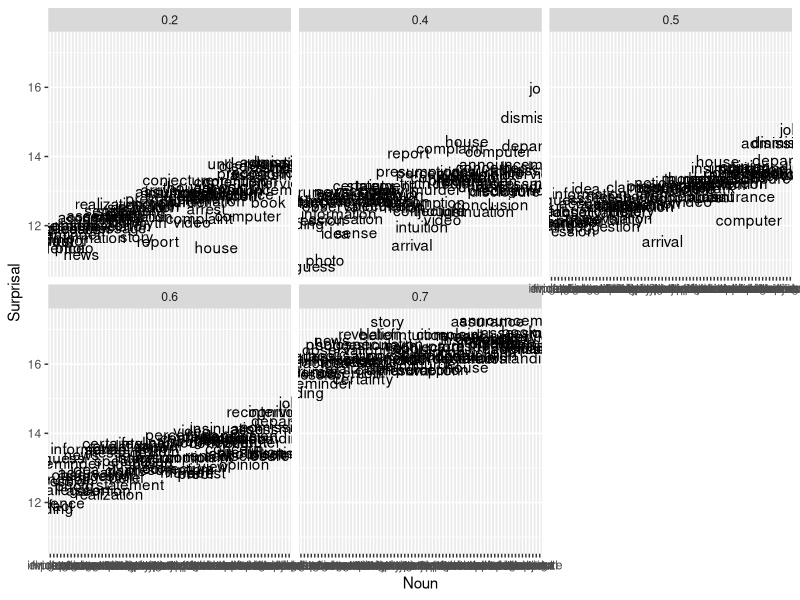

This figure's R source: (Note: this script raises an error after producing the figure.)
library(tidyr)
library(dplyr)



data = read.csv("averages_Coher.tsv", quote='"', sep="\t")



library(ggplot2)


library(lme4)


dataM = data %>% group_by(deletion_rate, Noun) %>% summarise(Surprisal = mean(Surprisal))

dataM2 = data %>% group_by(Noun) %>% summarise(Surprisal = mean(Surprisal))
dataM2 = dataM2[order(dataM2$Surprisal),]

dataM$Noun = factor(dataM$Noun, levels=dataM2$Noun)

plot = ggplot(dataM, aes(x=Noun, y=Surprisal)) + geom_text(aes(label=Noun)) + facet_wrap(~deletion_rate)
write.csv(dataM2, file="output/analyze_Coher.R")



data = data %>% select(-Condition.C) %>% pivot_wider(names_from=c(Condition), values_from=c(Surprisal, ThatFraction))

data$SurpDiff = data$Surprisal_g-data$Surprisal_u
data$ThatDiff = data$ThatFraction_g-data$ThatFraction_u

######################################################
# This seems like a good version for visualizing it



dataGrid = dataNormJudg %>% filter(Region %in% c("V2_0", "V2_1", "V1_0","V1_1", "EOS_0")) %>% group_by(deletion_rate, predictability_weight, Noun, RatioSC, Condition, ID) %>% summarise(Surprisal = sum(Surprisal)) %>% mutate(SurprisalLogLikRatio = (Surprisal) - (ifelse(Condition == "u", 25.7, 43)))

tValues = data.frame()
for(deletion_rate_ in unique(dataNormJudg$deletion_rate)) {
  for(predictability_weight_ in unique(dataNormJudg$predictability_weight)) {
          d2 = dataGrid %>% filter(deletion_rate==deletion_rate_, predictability_weight==predictability_weight_)
	  d2$RatioSC.C = d2$RatioSC-mean(d2$RatioSC, na.rm=TRUE)
	  d2$Condition.C = (d2$Condition=="u")-0.5

          if(nrow(d2) > 1) {
                  if(length(unique(d2$ID)) > 1) {
          tValue = coef(summary(lmer(SurprisalLogLikRatio ~ RatioSC.C*Condition.C + (1+Condition.C|Noun) + (1+RatioSC+RatioSC.C*Condition.C+Condition.C|ID), data=d2 %>% mutate(ID=as.factor(ID)))))[4,3]
                  } else {
          tValue = coef(summary(lm(SurprisalLogLikRatio ~ RatioSC.C*Condition.C, data=d2 %>% mutate(ID=as.factor(ID)))))[4,3]
                  }
          tValues = rbind(tValues, data.frame(predictability_weight=c(predictability_weight_), deletion_rate=c(deletion_rate_), tValue=c(paste("t =",round(tValue, 4)))))
	  }
}
}


dataGrid = dataGrid %>% group_by(deletion_rate, predictability_weight, Noun, RatioSC, Condition) %>% summarise(SurprisalLogLikRatio = mean(SurprisalLogLikRatio))

dataGridNorm = dataGrid %>% group_by(deletion_rate, predictability_weight) %>% summarise(MeanSurprisalLogLikRatio = mean(SurprisalLogLikRatio), SDSurprisalLogLikRatio = sd(SurprisalLogLikRatio))
dataGrid = merge(dataGrid, dataGridNorm, by=c("deletion_rate", "predictability_weight"))
ggplot(dataGrid, aes(x=RatioSC, y=(SurprisalLogLikRatio - MeanSurprisalLogLikRatio)/SDSurprisalLogLikRatio, group=Condition, color=Condition)) + geom_smooth(method='lm') + theme_bw() + geom_point() + geom_label(data=tValues, aes(x=-2, y=0, label=tValue, group=NA, color=NA)) + facet_grid(deletion_rate~predictability_weight, scales="free") + xlab("log P(SC|the NOUN)") + ylab("Predicted Ratings")
ggsave("figures/logLikelihoodRatio_NormJudg_NEW_grid.pdf", height=10, width=6)

ggplot(dataGrid, aes(x=RatioSC, y=(SurprisalLogLikRatio - MeanSurprisalLogLikRatio)/SDSurprisalLogLikRatio, group=Condition, color=Condition)) + geom_smooth(method='lm') + theme_bw() + geom_point(alpha=0.2) + facet_grid(deletion_rate~predictability_weight, scales="free") + xlab("log P(SC|the NOUN)") + ylab("Predicted Ratings")
ggsave("figures/logLikelihoodRatio_NormJudg_NEW_grid_plain.pdf", height=5, width=5)



dataGrid$Condition_ = as.factor(1-as.numeric(dataGrid$Condition))
ggplot(dataGrid %>% filter(predictability_weight == 0.5, deletion_rate %in% c(0.1, 0.3, 0.5, 0.7)), aes(x=RatioSC, y=(SurprisalLogLikRatio - MeanSurprisalLogLikRatio)/SDSurprisalLogLikRatio, group=Condition_, color=Condition_)) + geom_smooth(method='lm') + theme_bw() + geom_point(alpha=0.2) + facet_grid(deletion_rate~1, scales="free") + xlab("log P(SC|the NOUN)") + ylab("Predicted Ratings")



